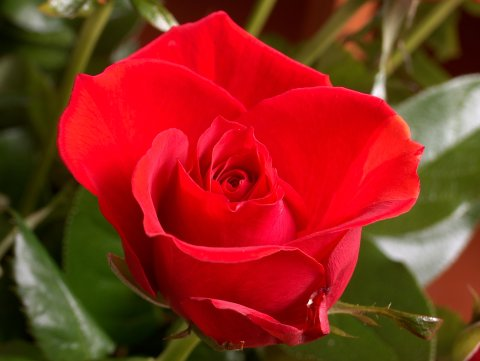
#> input picture 06-image-filtering/rose.jpg, 480 x 361 px
$ python create_noise.py
#> lines starting #> are read from the running program, lines starting #| are printed output that depends on the picture
import cv2 as cv
import numpy as np
import os

def noise_generator (noise_type,image):
    """
    Generate noise to a given Image based on required noise type

    Input parameters:
        image: ndarray (input image data. It will be converted to float)

        noise_type: string
            'gauss'        Gaussian-distrituion based noise
            'poission'     Poission-distribution based noise
            's&p'          Salt and Pepper noise, 0 or 1
            'speckle'      Multiplicative noise using out = image + n*image
                           where n is uniform noise with specified mean & variance
    """
    row,col,ch= image.shape
    if noise_type == "gauss":
        mean = 0.0
        var = 0.01
        sigma = var**0.5

        gauss = image.copy()
        # gauss = np.random.normal(mean,sigma,(row,col,ch))
        # gauss = gauss.reshape(row,col,ch)

        m = (40,40,.1)
        sigma = (40,40,.1)
        cv.randn(gauss, m, sigma)

        cv.imwrite("gauss.jpg", gauss)

        noisy = image + gauss
        return noisy.astype('uint8')
    elif noise_type == "s&p":
        s_vs_p = 1
        amount = 0.01
        out = image
        # Generate Salt '1' noise
        num_salt = np.ceil(amount * image.size * s_vs_p)
        coords = [np.random.randint(0, i - 1, int(num_salt))
              for i in image.shape]
        out[coords] = 255
        # Generate Pepper '0' noise
        num_pepper = np.ceil(amount* image.size * (1. - s_vs_p))
        coords = [np.random.randint(0, i - 1, int(num_pepper))
              for i in image.shape]
        out[coords] = 0
        return out
    elif noise_type == "poisson":
        vals = len(np.unique(image))
        vals = 2 ** np.ceil(np.log2(vals))
        noisy = np.random.poisson(image * vals) / float(vals)
        return noisy
    elif noise_type =="speckle":
        gauss = np.random.randn(row,col,ch)
        gauss = gauss.reshape(row,col,ch)
        noisy = image + image * gauss
        return noisy
    else:
        return image


# Load and blur image
img = cv.imread('rose.jpg')
#> img is the input picture: shape (361, 480, 3); mean B, G, R 28.2, 43.9, 139.9

cv.imwrite("rose_gauss.jpg", noise_generator("gauss", img))
#> in noise_generator, `cv.randn(gauss, m, sigma)`:
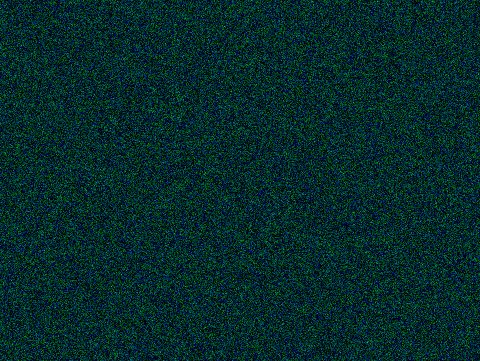
#> gauss: shape (361, 480, 3); mean B, G, R 43.2, 43.4, 0
#> in noise_generator, `noisy = image + gauss`:
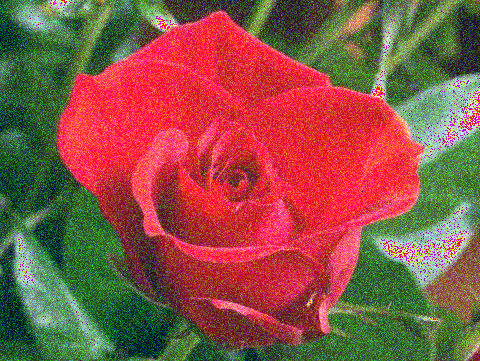
#> noisy: shape (361, 480, 3); mean B, G, R 69.8, 84.8, 139.9
cv.imwrite("rose_salt_and_pepper.jpg", noise_generator("s&p", img))
#> (the run stopped early here; a loop or call above may not have finished)
